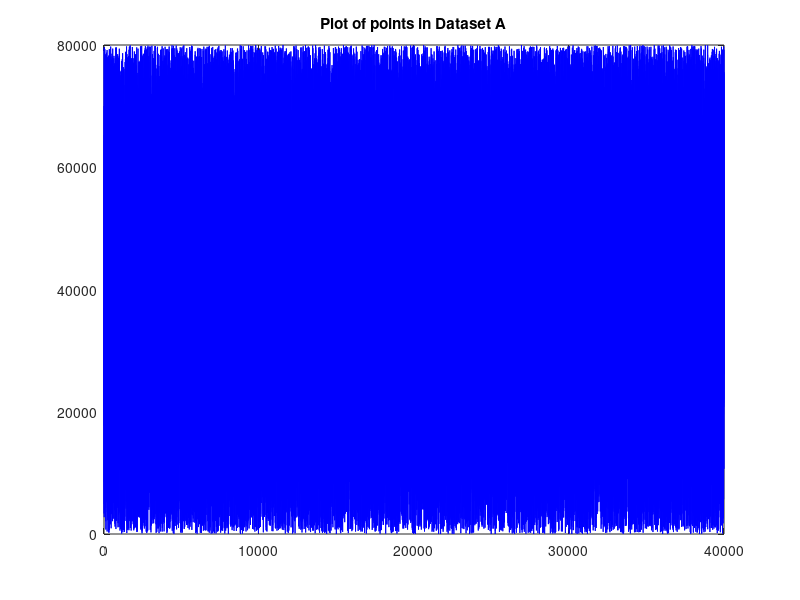
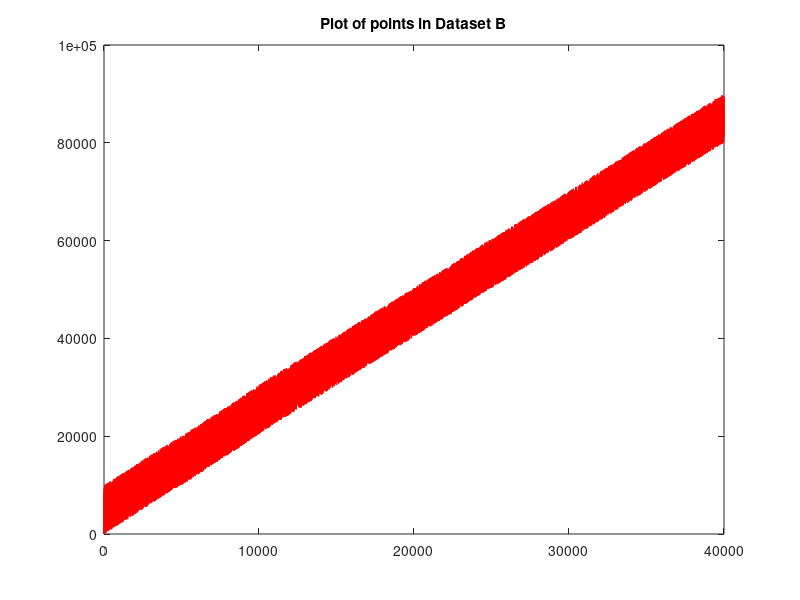

Write the MATLAB code that produced these figures, in order. (Note: this script raises an error after producing the figures.)
SetA = importdata("dataSetA.csv");
SetB = importdata("dataSetB.csv");

figure(1)
plot(SetA, 'blue')
title("Plot of points in Dataset A")
figure(2)
plot(SetB, 'red')
title("Plot of points in Dataset B")

IPLLA = importdata("insert_performance_LL_dataSetA.csv");
SPLLA = importdata("search_performance_LL_dataSetA.csv");

IPLLB = importdata("insert_performance_LL_dataSetB.csv");
SPLLB = importdata("search_performance_LL_dataSetB.csv");

figure(3)
hold on
plot(IPLLA, 'blue')
plot(IPLLB, 'red')
title("Plot of insert performance for Linked Lists")
ylabel("Time in nanoseconds")
legend("Set A", "Set B")

figure(4)
hold on
plot(SPLLA, 'blue')
plot(SPLLB, 'red')
title("Plot of search performance for Linked Lists")
ylabel("Time in nanoseconds")
legend("Set A", "Set B")

IPBSTA = importdata("insert_performance_BST_dataSetA.csv");
SPBSTA = importdata("search_performance_BST_dataSetA.csv");

IPBSTB = importdata("insert_performance_BST_dataSetB.csv");
SPBSTB = importdata("search_performance_BST_dataSetB.csv");

figure(5)
hold on
plot(IPBSTA, 'blue')
plot(IPBSTB, 'red')
title("Plot of insert performance for Binary Search Trees")
ylabel("Time in nanoseconds")
legend("Set A", "Set B")

figure(6)
hold on
plot(SPBSTA, 'blue')
plot(SPBSTB, 'red')
title("Plot of search performance for Binary Search Trees")
ylabel("Time in nanoseconds")
legend("Set A", "Set B")

IPLHTA = importdata("insert_performance_LHT_dataSetA.csv");
ICLHTA = importdata("insert_collisions_LHT_dataSetA.csv");
SPLHTA = importdata("search_performance_LHT_dataSetA.csv");
SCLHTA = importdata("search_collisions_LHT_dataSetA.csv");

IPLHTB = importdata("insert_performance_LHT_dataSetB.csv");
ICLHTB = importdata("insert_collisions_LHT_dataSetB.csv");
SPLHTB = importdata("search_performance_LHT_dataSetB.csv");
SCLHTB = importdata("search_collisions_LHT_dataSetB.csv");

figure(7)
hold on
plot(IPLHTA, 'blue')
plot(IPLHTB, 'red')
title("Plot of insert performance for Linear Hash Tables")
ylabel("Time in nanoseconds")
legend("Set A", "Set B")

figure(8)
hold on
plot(SPLHTA, 'blue')
plot(SPLHTB, 'red')
title("Plot of search performance for Linear Hash Tables")
ylabel("Time in nanoseconds")
legend("Set A", "Set B")

figure(9)
hold on
plot(ICLHTA, 'blue')
plot(ICLHTB, 'red')
title("Plot of collisions in inserts for Linear Hash Tables")
ylabel("Time in nanoseconds")
legend("Set A", "Set B")

figure(10)
hold on
plot(SCLHTA, 'blue')
plot(SCLHTB, 'red')
title("Plot of collisions in searches for Linear Hash Tables")
ylabel("Time in nanoseconds")
legend("Set A", "Set B")

IPQHTA = importdata("insert_performance_QHT_dataSetA.csv");
ICQHTA = importdata("insert_collisions_QHT_dataSetA.csv");
SPQHTA = importdata("search_performance_QHT_dataSetA.csv");
SCQHTA = importdata("search_collisions_QHT_dataSetA.csv");

IPQHTB = importdata("insert_performance_QHT_dataSetB.csv");
ICQHTB = importdata("insert_collisions_QHT_dataSetB.csv");
SPQHTB = importdata("search_performance_QHT_dataSetB.csv");
SCQHTB = importdata("search_collisions_QHT_dataSetB.csv");

figure(11)
hold on
plot(IPQHTA, 'blue')
plot(IPQHTB, 'red')
title("Plot of insert performance for Quadratic Hash Tables")
ylabel("Time in nanoseconds")
legend("Set A", "Set B")

figure(12)
hold on
plot(SPQHTA, 'blue')
plot(SPQHTB, 'red')
title("Plot of search performance for Quadratic Hash Tables")
ylabel("Time in nanoseconds")
legend("Set A", "Set B")

figure(13)
hold on
plot(ICQHTA, 'blue')
plot(ICQHTB, 'red')
title("Plot of collisions in inserts for Quadratic Hash Tables")
ylabel("Time in nanoseconds")
legend("Set A", "Set B")

figure(14)
hold on
plot(SCQHTA, 'blue')
plot(SCQHTB, 'red')
title("Plot of collisions in searches for Quadratic Hash Tables")
ylabel("Time in nanoseconds")
legend("Set A", "Set B")

IPCHTA = importdata("insert_performance_CHT_dataSetA.csv");
ICCHTA = importdata("insert_collisions_CHT_dataSetA.csv");
SPCHTA = importdata("search_performance_CHT_dataSetA.csv");
SCCHTA = importdata("search_collisions_CHT_dataSetA.csv");

IPCHTB = importdata("insert_performance_CHT_dataSetB.csv");
ICCHTB = importdata("insert_collisions_CHT_dataSetB.csv");
SPCHTB = importdata("search_performance_CHT_dataSetB.csv");
SCCHTB = importdata("search_collisions_CHT_dataSetB.csv");

figure(15)
hold on
plot(IPCHTA, 'blue')
plot(IPCHTB, 'red')
title("Plot of insert performance for Chain Hash Tables")
ylabel("Time in nanoseconds")
legend("Set A", "Set B")

figure(16)
hold on
plot(SPCHTA, 'blue')
plot(SPCHTB, 'red')
title("Plot of search performance for Chain Hash Tables")
ylabel("Time in nanoseconds")
legend("Set A", "Set B")

figure(17)
hold on
plot(ICCHTA, 'blue')
plot(ICCHTB, 'red')
title("Plot of collisions in inserts for Chain Hash Tables")
ylabel("Time in nanoseconds")
legend("Set A", "Set B")

figure(18)
hold on
plot(SCCHTA, 'blue')
plot(SCCHTB, 'red')
title("Plot of collisions in searches for Chain Hash Tables")
ylabel("Time in nanoseconds")
legend("Set A", "Set B")